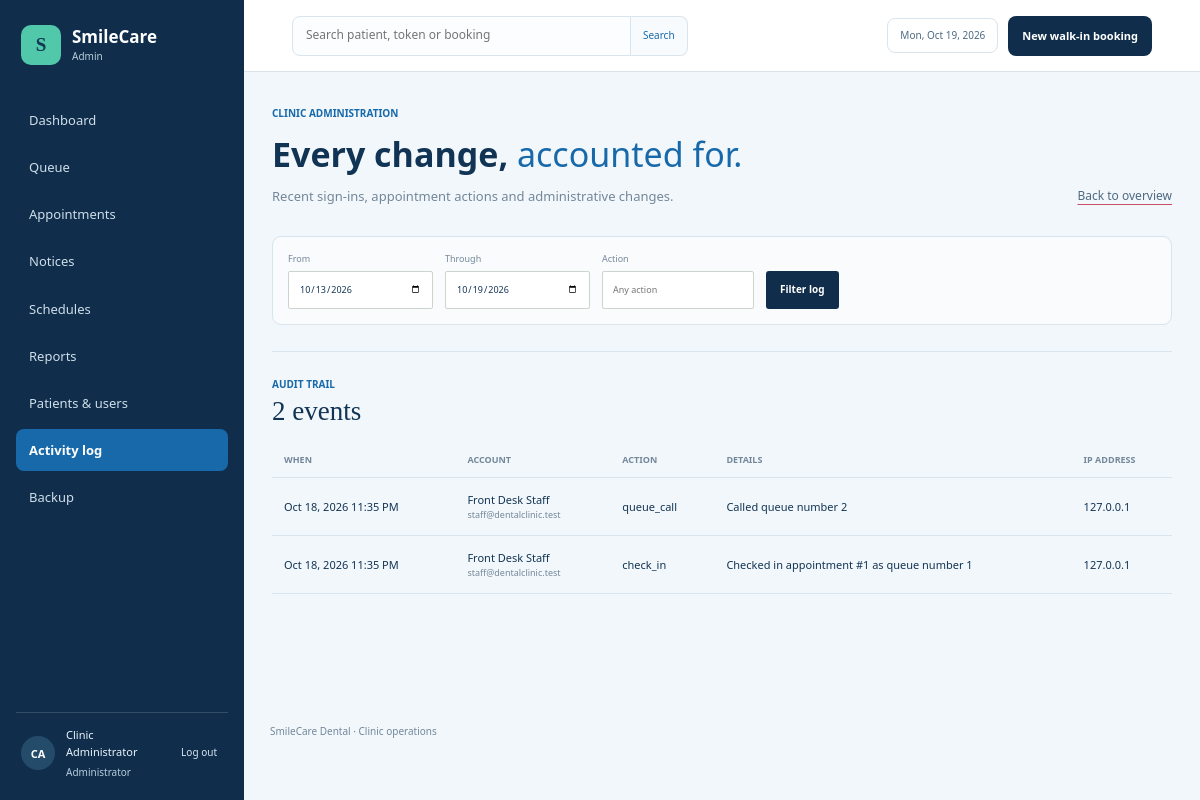
Before: /dental-clinic/admin/activity.php (signed in) with the older database file.
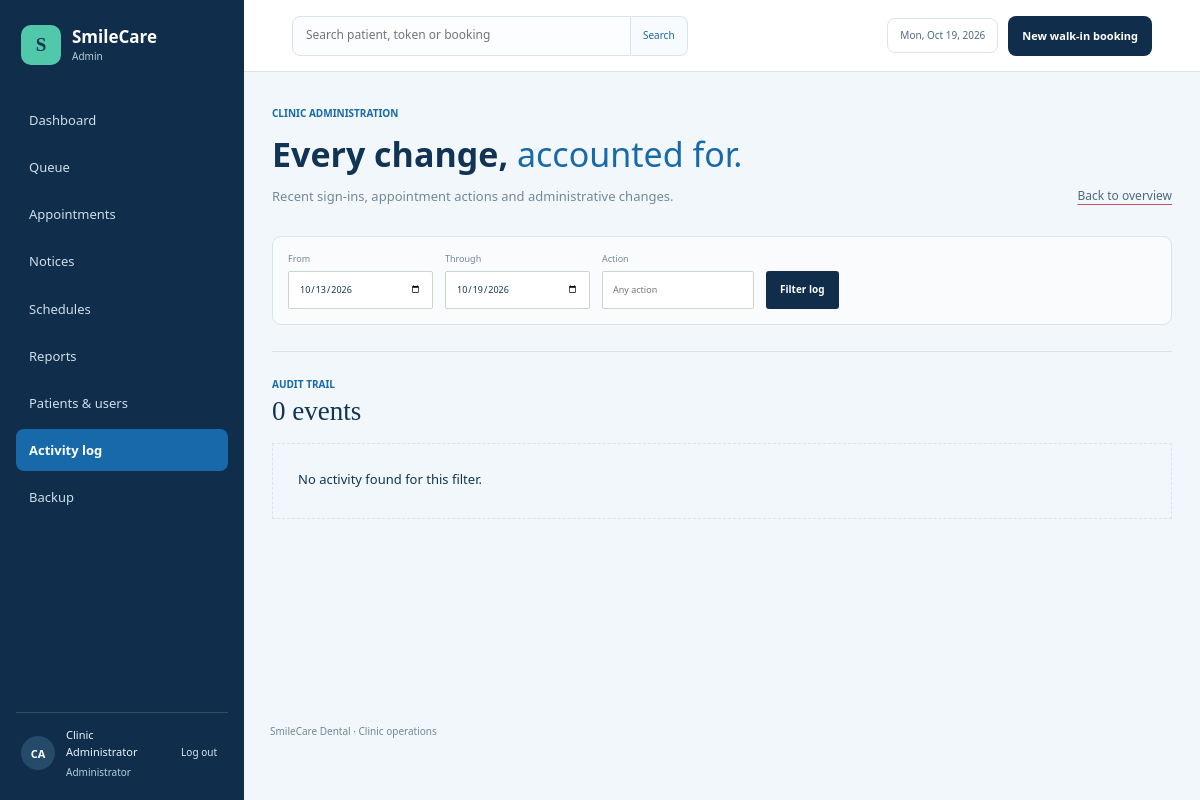
After: the same page with the newer database file.
### tables this page shows
CREATE TABLE IF NOT EXISTS activity_logs (
    id         BIGINT UNSIGNED NOT NULL AUTO_INCREMENT,
    user_id    INT UNSIGNED DEFAULT NULL,
    action     VARCHAR(60) NOT NULL,
    details    VARCHAR(255) DEFAULT NULL,
    ip_address VARCHAR(45) DEFAULT NULL,
    created_at TIMESTAMP NOT NULL DEFAULT CURRENT_TIMESTAMP,
    PRIMARY KEY (id),
    KEY idx_logs_user (user_id),
    KEY idx_logs_created (created_at),
    CONSTRAINT fk_logs_user FOREIGN KEY (user_id)
        REFERENCES users (id) ON DELETE SET NULL
);

CREATE TABLE IF NOT EXISTS users (
    id                    INT UNSIGNED NOT NULL AUTO_INCREMENT,
    role                  ENUM('patient','staff','admin') NOT NULL DEFAULT 'patient',
    full_name             VARCHAR(100) NOT NULL,
    email                 VARCHAR(150) NOT NULL,
    phone                 VARCHAR(20) DEFAULT NULL,
    password_hash         VARCHAR(255) NOT NULL,
    is_active             TINYINT(1) NOT NULL DEFAULT 1,
    email_verified_at     DATETIME DEFAULT NULL,
    failed_login_attempts TINYINT UNSIGNED NOT NULL DEFAULT 0,
    locked_until          DATETIME DEFAULT NULL,
    last_login_at         DATETIME DEFAULT NULL,
    created_at            TIMESTAMP NOT NULL DEFAULT CURRENT_TIMESTAMP,
    updated_at            TIMESTAMP NOT NULL DEFAULT CURRENT_TIMESTAMP ON UPDATE CURRENT_TIMESTAMP,
    PRIMARY KEY (id),
    UNIQUE KEY uq_users_email (email),
    KEY idx_users_role (role)
);

### dental-clinic/includes/functions.php (called while the page is built, shortened)
<?php
function e($value): string
{
    return htmlspecialchars((string) $value, ENT_QUOTES, 'UTF-8');
}
function url(string $path = ''): string
{
    return BASE_URL . '/' . ltrim($path, '/');
}
function nav_current_attributes(string $item, string $active_item): string
{
    return $item === $active_item ? ' class="is-active" aria-current="page"' : '';
}
function get_value(string $key): string
{
    return isset($_GET[$key]) && is_string($_GET[$key]) ? trim($_GET[$key]) : '';
}
function today_string(): string
{
    return date('Y-m-d');
}
function format_date($date): string
{
    return $date ? date('D, M j, Y', strtotime($date)) : '';
}
function format_datetime($datetime): string
{
    return $datetime ? date('M j, Y g:i A', strtotime($datetime)) : '';
}

### dental-clinic/includes/auth.php (called while the page is built, shortened)
<?php
function is_logged_in(): bool
{
    return !empty($_SESSION['user_id']);
}
function current_role(): string
{
    return $_SESSION['role'] ?? '';
}
function current_user_name(): string
{
    return $_SESSION['full_name'] ?? '';
}
function role_home(string $role): string
{
    if ($role === ROLE_ADMIN) {
        return 'admin/dashboard.php';
    }
    return 'patient/dashboard.php';
}

### dental-clinic/admin/activity.php (the view, shortened to what this page needs)
<?php
require_once __DIR__ . '/../config/config.php';
$active_nav = 'activity';
$date_from = get_value('from') ?: date('Y-m-d', strtotime('-6 days'));
$date_to = get_value('to') ?: today_string();
$action_filter = get_value('action');
$stmt = $pdo->prepare(
    'SELECT l.id, l.action, l.details, l.ip_address, l.created_at, u.full_name, u.email
     FROM activity_logs l LEFT JOIN users u ON u.id = l.user_id
     WHERE l.created_at >= ? AND l.created_at < DATE_ADD(?, INTERVAL 1 DAY)
       AND (? = \'\' OR l.action = ?)
     ORDER BY l.created_at DESC LIMIT 300'
);
$stmt->execute([$date_from, $date_to, $action_filter, $action_filter]);
$logs = $stmt->fetchAll();
require __DIR__ . '/../includes/header.php';
?>
<section class="dashboard-heading">
    <div><p class="eyebrow">Clinic administration</p><h1>Every change, <em>accounted for.</em></h1><p>Recent sign-ins, appointment actions and administrative changes.</p></div>
    <a class="text-link" href="<?= e(url('admin/dashboard.php')) ?>">Back to overview</a>
</section>
<form class="report-filters" method="get" action="<?= e(url('admin/activity.php')) ?>">
    <label>From<input type="date" name="from" value="<?= e($date_from) ?>" required></label>
    <label>Through<input type="date" name="to" value="<?= e($date_to) ?>" required></label>
    <label>Action<input type="text" name="action" value="<?= e($action_filter) ?>" maxlength="60" placeholder="Any action"></label>
    <button class="button button-primary" type="submit">Filter log</button>
</form>
<section class="content-section">
    <div class="content-heading"><div><p class="eyebrow">Audit trail</p><h2><?= count($logs) ?> events</h2></div></div>
    <?php if ($logs): ?><div class="table-wrap"><table class="data-table"><thead><tr><th>When</th><th>Account</th><th>Action</th><th>Details</th><th>IP address</th></tr></thead><tbody>
        <?php foreach ($logs as $log): ?><tr><td><?= e(format_datetime($log['created_at'])) ?></td><td><?= e($log['full_name'] ?: 'System') ?><span class="table-subline"><?= e($log['email'] ?: '') ?></span></td><td><?= e($log['action']) ?></td><td><?= e($log['details']) ?></td><td><?= e($log['ip_address']) ?></td></tr><?php endforeach; ?>
    </tbody></table></div><?php else: ?><div class="empty-state"><p>No activity found for this filter.</p></div><?php endif; ?>
</section>
<?php require __DIR__ . '/../includes/footer.php'; ?>

### dental-clinic/includes/header.php (shortened to what this page needs)
<?php
$active_nav = $active_nav ?? '';
$dashboard_path = is_logged_in() ? role_home(current_role()) : '';
$operations_shell = is_logged_in() && in_array(current_role(), [ROLE_STAFF, ROLE_ADMIN], true);
$name_parts = preg_split('/\s+/', trim(current_user_name()), -1, PREG_SPLIT_NO_EMPTY);
$avatar_text = '';
foreach (array_slice($name_parts ?: [], 0, 2) as $name_part) {
    $avatar_text .= strtoupper(substr($name_part, 0, 1));
}
$avatar_text = $avatar_text ?: 'SC';
?>
<!doctype html>
<html lang="en">
<head>
    <link rel="stylesheet" href="<?= e(url('assets/css/app.css')) ?>">
</head>
<body class="<?= $operations_shell ? 'operations-body' : 'patient-body' ?>">
<?php if ($operations_shell): ?>
    <div class="operations-shell">
        <aside class="operations-sidebar">
            <a class="operations-brand" href="<?= e(url($dashboard_path)) ?>"><span class="operations-brand-mark" aria-hidden="true">S</span><span>SmileCare<small><?= current_role() === ROLE_ADMIN ? 'Admin' : 'Clinic team' ?></small></span></a>
            <nav class="operations-nav" aria-label="Clinic administration">
                <a href="<?= e(url($dashboard_path)) ?>"<?= nav_current_attributes('dashboard', $active_nav) ?>>Dashboard</a>
                <a href="<?= e(url('staff/queue.php')) ?>"<?= nav_current_attributes('queue', $active_nav) ?>>Queue</a>
                <a href="<?= e(url('staff/appointments.php')) ?>"<?= nav_current_attributes('staff-appointments', $active_nav) ?>>Appointments</a>
                <a href="<?= e(url('staff/notifications.php')) ?>"<?= nav_current_attributes('notifications', $active_nav) ?>>Notices</a>
                <?php if (current_role() === ROLE_ADMIN): ?>
                    <a href="<?= e(url('admin/schedules.php')) ?>"<?= nav_current_attributes('schedules', $active_nav) ?>>Schedules</a>
                    <a href="<?= e(url('admin/reports.php')) ?>"<?= nav_current_attributes('reports', $active_nav) ?>>Reports</a>
                    <a href="<?= e(url('admin/users.php')) ?>"<?= nav_current_attributes('users', $active_nav) ?>>Patients &amp; users</a>
                    <a href="<?= e(url('admin/activity.php')) ?>"<?= nav_current_attributes('activity', $active_nav) ?>>Activity log</a>
                    <a href="<?= e(url('admin/backup.php')) ?>"<?= nav_current_attributes('backup', $active_nav) ?>>Backup</a>
                <?php endif; ?>
            </nav>
            <div class="operations-user"><span class="operations-avatar"><?= e($avatar_text) ?></span><span><?= e(current_user_name()) ?><small><?= current_role() === ROLE_ADMIN ? 'Administrator' : 'Clinic staff' ?></small></span>
                <form action="<?= e(url('logout.php')) ?>" method="post"><?= csrf_field() ?><button type="submit" aria-label="Log out" title="Log out">Log out</button></form>
            </div>
        </aside>
        <div class="operations-main">
            <header class="operations-topbar">
                <form class="operations-search" method="get" action="<?= e(url('staff/appointments.php')) ?>"><label class="sr-only" for="operations-search">Search patient or appointment</label><input id="operations-search" name="q" type="search" value="<?= e(get_value('q')) ?>" placeholder="Search patient, token or booking"><button type="submit" aria-label="Search">Search</button></form>
                <div class="operations-top-actions"><span class="today-chip"><?= e(format_date(today_string())) ?></span><a class="button button-primary" href="<?= e(url('staff/walk-in.php')) ?>">New walk-in booking</a></div>
            </header>
            <main class="page-main operations-page-main"><div class="container"><?php show_flash(); ?>
<?php endif; ?>

### dental-clinic/includes/footer.php (shortened to what this page needs)
    </div>
</main>
<?php if ($operations_shell): ?>
    <footer class="operations-footer">SmileCare Dental · Clinic operations</footer>
    </div>
    </div>
<?php endif; ?>
</body>
</html>

Changed rows visible on the page:
removed activity_logs: created_at "Oct 18, 2026 11:35 PM", user.full_name "Front Desk Staff", user.email "staff@dentalclinic.test", action "queue_call", details "Called queue number 2", ip_address "127.0.0.1"
removed activity_logs: created_at "Oct 18, 2026 11:35 PM", user.full_name "Front Desk Staff", user.email "staff@dentalclinic.test", action "check_in", details "Checked in appointment #1 as queue number 1", ip_address "127.0.0.1"
Other visible differences:
count($logs): "2" → "0"
text no longer shown: "WHEN ACCOUNT ACTION DETAILS IP ADDRESS"
text now shown: "No activity found for this filter."
